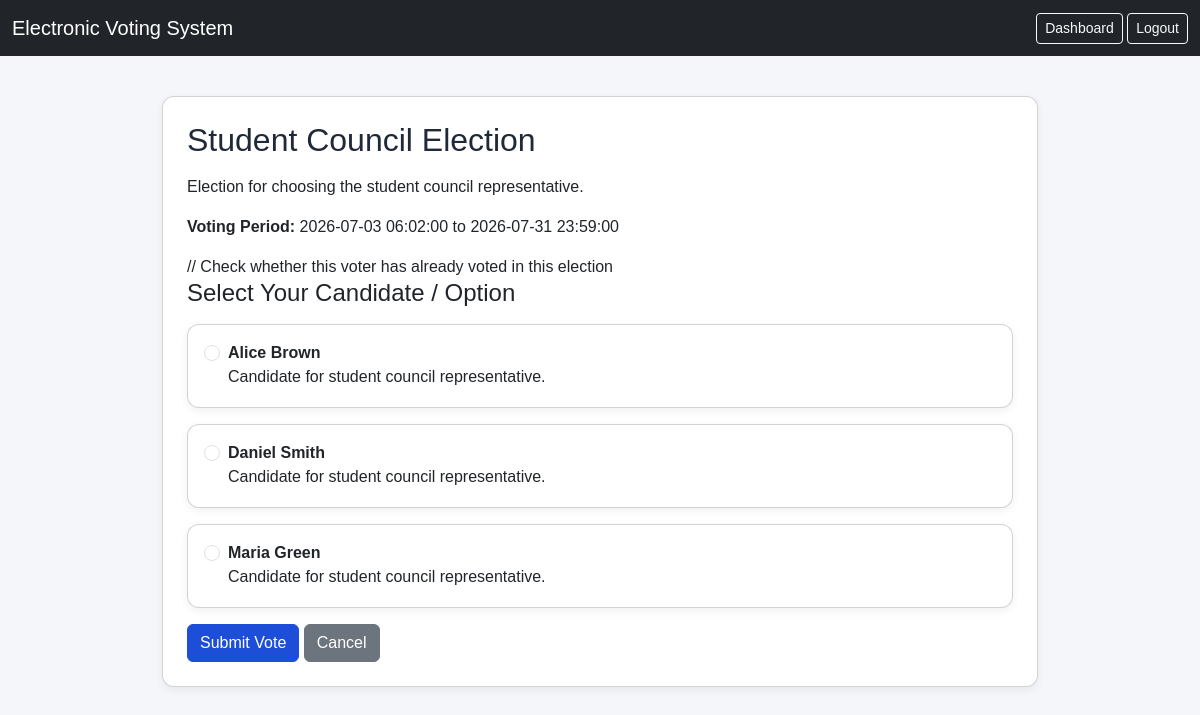
Screenshot of /vote.php?election_id=1 (signed in) with the database file from the repository.
### tables this page shows
CREATE TABLE elections (
  election_id INT(11) NOT NULL AUTO_INCREMENT,
  title VARCHAR(150) NOT NULL,
  description TEXT DEFAULT NULL,
  start_date DATETIME NOT NULL,
  end_date DATETIME NOT NULL,
  status ENUM('active','closed','published') DEFAULT 'active',
  created_at TIMESTAMP NOT NULL DEFAULT CURRENT_TIMESTAMP,
  PRIMARY KEY (election_id)
);

CREATE TABLE candidates (
  candidate_id INT(11) NOT NULL AUTO_INCREMENT,
  election_id INT(11) NOT NULL,
  candidate_name VARCHAR(150) NOT NULL,
  description TEXT DEFAULT NULL,
  PRIMARY KEY (candidate_id),
  KEY election_id (election_id),
  CONSTRAINT candidates_ibfk_1 FOREIGN KEY (election_id) REFERENCES elections (election_id) ON DELETE CASCADE
);

### vote.php (the view, shortened to what this page needs)
<?php
require_once "config.php";
$user_id = $_SESSION["user_id"];
$election_id = 0;
if (isset($_GET["election_id"])) {
    $election_id = intval($_GET["election_id"]);
}
$election_stmt = $conn->prepare("SELECT * FROM elections WHERE election_id = ? AND status = 'active'");
$election_stmt->bind_param("i", $election_id);
$election_stmt->execute();
$election_result = $election_stmt->get_result();
$election = $election_result->fetch_assoc();
$check_vote = $conn->prepare("SELECT vote_id FROM votes WHERE election_id = ? AND voter_id = ?");
$check_vote->bind_param("ii", $election_id, $user_id);
$check_vote->execute();
$vote_check_result = $check_vote->get_result();
$already_voted = $vote_check_result->num_rows > 0;
$candidates_stmt = $conn->prepare("
    SELECT candidate_id, candidate_name, description
    FROM candidates
    WHERE election_id = ?
    ORDER BY candidate_name ASC
");
$candidates_stmt->bind_param("i", $election_id);
$candidates_stmt->execute();
$candidates = $candidates_stmt->get_result();
?>
<!DOCTYPE html>
<html>
<head>
    <link href="https://cdn.jsdelivr.net/npm/bootstrap@5.3.3/dist/css/bootstrap.min.css" rel="stylesheet">
    <link href="css/style.css" rel="stylesheet">
</head>
<body>
<nav class="navbar navbar-expand-lg navbar-dark bg-dark">
    <div class="container-fluid">
        <a class="navbar-brand" href="voter_dashboard.php">Electronic Voting System</a>
        <div>
            <a href="voter_dashboard.php" class="btn btn-outline-light btn-sm">Dashboard</a>
            <a href="logout.php" class="btn btn-outline-light btn-sm">Logout</a>
        </div>
    </div>
</nav>
<div class="container">
    <div class="card p-4">
        <h2 class="mb-3"><?php echo htmlspecialchars($election["title"]); ?></h2>
        <p><?php echo htmlspecialchars($election["description"]); ?></p>
        <p>
            <strong>Voting Period:</strong>
            <?php echo htmlspecialchars($election["start_date"]); ?>
            to
            <?php echo htmlspecialchars($election["end_date"]); ?>
        </p>
// Check whether this voter has already voted in this election
        <?php if ($already_voted): ?>
            <div class="alert alert-info">
                You have already voted in this election. Duplicate voting is not allowed.
            </div>
            <a href="results.php?election_id=<?php echo $election_id; ?>" class="btn btn-primary">
                View Results
            </a>
            <a href="voter_dashboard.php" class="btn btn-secondary">
                Back to Dashboard
            </a>
        <?php else: ?>
            <?php if ($candidates->num_rows > 0): ?>
                <form method="POST" action="">
                    <h4 class="mb-3">Select Your Candidate / Option</h4>
                    <?php while ($candidate = $candidates->fetch_assoc()): ?>
                        <div class="card p-3 mb-3">
                            <div class="form-check">
                                <input
                                    class="form-check-input"
                                    type="radio"
                                    name="candidate_id"
                                    value="<?php echo $candidate["candidate_id"]; ?>"
                                    required
                                >
                                <label class="form-check-label">
                                    <strong><?php echo htmlspecialchars($candidate["candidate_name"]); ?></strong>
                                    <br>
                                    <?php echo htmlspecialchars($candidate["description"]); ?>
                                </label>
                            </div>
                        </div>
                    <?php endwhile; ?>
                    <button type="submit" class="btn btn-primary">
                        Submit Vote
                    </button>
                    <a href="voter_dashboard.php" class="btn btn-secondary">
                        Cancel
                    </a>
                </form>
            <?php else: ?>
                <div class="alert alert-warning">
                    No candidates have been added to this election yet.
                </div>
            <?php endif; ?>
        <?php endif; ?>
    </div>
</div>
</body>
</html>

### css/style.css (style rules this page uses)
body { background: #f4f6f9; font-family: Arial, sans-serif; }
.container { max-width: 900px; margin-top: 40px; }
h1, h2, h3 { color: #1f2937; }
.btn-primary { background-color: #1d4ed8; border-color: #1d4ed8; }
.card { border-radius: 12px; box-shadow: 0 3px 10px rgba(0,0,0,0.06); }
.navbar { margin-bottom: 30px; }

### rows the page displays
elections: title "Student Council Election", description "Election for choosing the student council representative.", start_date "2026-07-03 06:02:00", end_date "2026-07-31 23:59:00"
candidates: candidate_name "Alice Brown", description "Candidate for student council representative."
candidates: candidate_name "Daniel Smith", description "Candidate for student council representative."
candidates: candidate_name "Maria Green", description "Candidate for student council representative."
